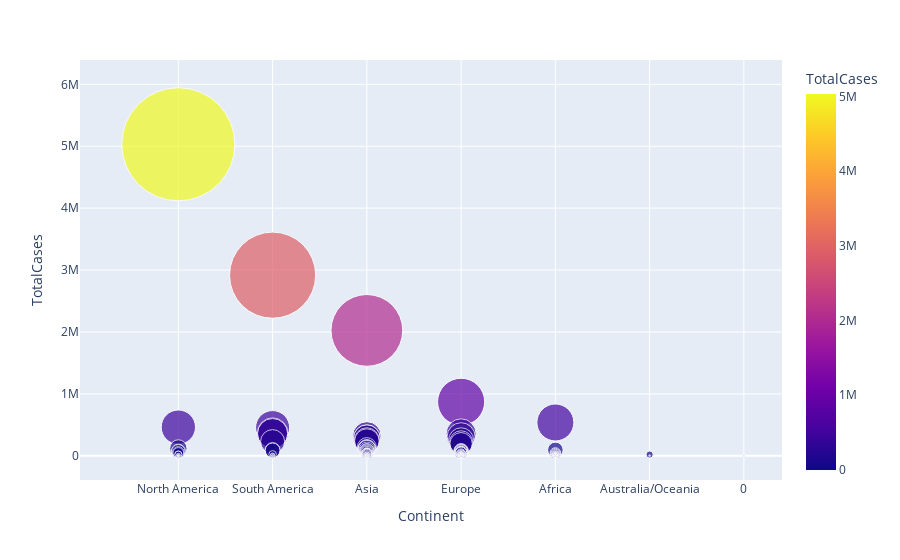

Notebook cell for this chart:
### Markdown cell above
### SCATTER PLOT representing the total cases recorded in different continents.

### Code cell
px.scatter(data1, x='Continent',y='TotalCases',  
           hover_data=['Country/Region', 'Continent'],  
           color='TotalCases', size='TotalCases', size_max=80)

### Figure 1 — Plotly figure (JSON) as saved in the notebook; plotly's stock layout.template omitted (floating-point values rounded to 4 significant figures; data arrays with more than 128 entries replaced by an {"elided": "..."} marker saying what was removed)
{"data": [{"customdata": {"elided": "209x1 str values"}, "hovertemplate": "Continent=%{x}<br>TotalCases=%{marker.color}<br>Country/Region=%{customdata[0]}<extra></extra>", "legendgroup": "", "marker": {"color": {"elided": "209 int values"}, "coloraxis": "coloraxis", "size": {"elided": "209 int values"}, "sizemode": "area", "sizeref": 786.3, "symbol": "circle"}, "mode": "markers", "name": "", "orientation": "v", "showlegend": false, "type": "scatter", "x": {"elided": "209 mixed values"}, "xaxis": "x", "y": {"elided": "209 int values"}, "yaxis": "y"}], "layout": {"autosize": true, "coloraxis": {"colorbar": {"title": {"text": "TotalCases"}}, "colorscale": [[0, "#0d0887"], [0.1111, "#46039f"], [0.2222, "#7201a8"], [0.3333, "#9c179e"], [0.4444, "#bd3786"], [0.5556, "#d8576b"], [0.6667, "#ed7953"], [0.7778, "#fb9f3a"], [0.8889, "#fdca26"], [1, "#f0f921"]]}, "legend": {"itemsizing": "constant", "tracegroupgap": 0}, "margin": {"t": 60}, "xaxis": {"anchor": "y", "autorange": true, "domain": [0, 1], "range": [-0.8752, 6.387], "title": {"text": "Continent"}, "type": "category"}, "yaxis": {"anchor": "x", "autorange": true, "domain": [0, 1], "range": [-748900.0, 7977000.0], "title": {"text": "TotalCases"}, "type": "linear"}}}
